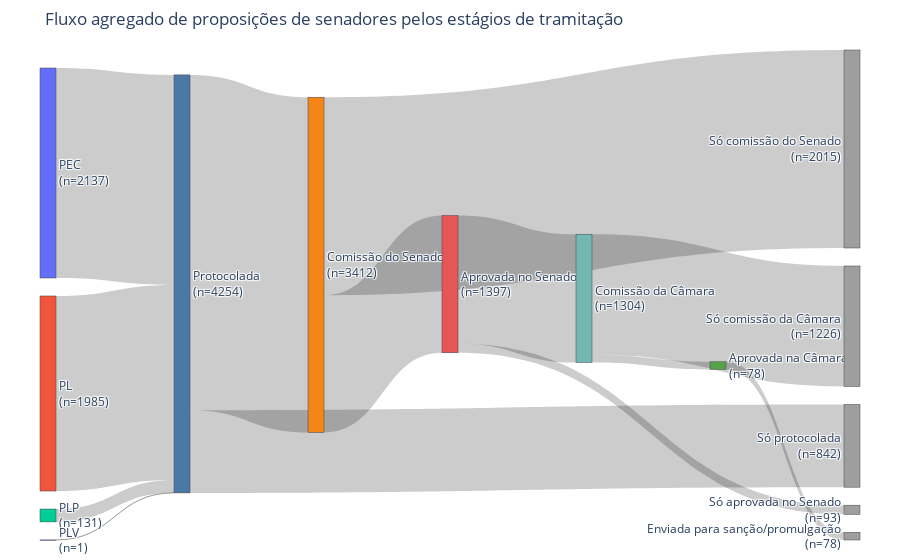

The notebook cell saved with this chart:
### Code cell
import plotly.graph_objects as go
from plotly.colors import qualitative as qualitative_colors
import itertools

# IDs internos dos estágios
stage_order = ["filed", "committee-1", "floor-1", "committee-2", "floor-2"]
stage_to_idx = {stage: idx for idx, stage in enumerate(stage_order)}

# Mapeamento para nomes exibidos (estágios)
stage_display = {
    "filed": "Protocolada",
    "committee-1": "Comissão do Senado",
    "floor-1": "Aprovada no Senado",
    "committee-2": "Comissão da Câmara",
    "floor-2": "Aprovada na Câmara",
}

# Personalização dos rótulos de saída (final)
# - FINAL_SUFFIX define o sufixo padrão a ser anexado ao nome do estágio
# - FINAL_DISPLAY permite sobrescrever por estágio específico
FINAL_SUFFIX = " (final)"
FINAL_DISPLAY = {
    "filed": "Só protocolada",
    "committee-1": "Só comissão do Senado",
    "floor-1": "Só aprovada no Senado",
    "committee-2": "Só comissão da Câmara",
    "floor-2": "Enviada para sanção/promulgação",
}

# Separador de linha para rótulos do Plotly
LINE_BREAK = "<br>"

flow_source_df = senate_bill_df.dropna(subset=["billtype", "score_label"]).copy()
flow_source_df = flow_source_df[flow_source_df["score_label"].isin(stage_order)].copy()
flow_source_df["stage_index"] = flow_source_df["score_label"].map(stage_to_idx)

if flow_source_df.empty:
    print("Nenhuma proposição do Senado com os estágios informados.")
else:
    final_stage_counts = (
        flow_source_df.groupby(["billtype", "stage_index"], as_index=False)
        .size()
        .rename(columns={"size": "count"})
    )

    stage_counts_pivot = (
        final_stage_counts.pivot(index="billtype", columns="stage_index", values="count")
        .fillna(0)
        .astype(int)
        .reindex(columns=range(len(stage_order)), fill_value=0)
    )

    if stage_counts_pivot.empty:
        print("Nenhuma proposição do Senado com os estágios informados.")
    else:
        billtypes = stage_counts_pivot.index.tolist()
        billtypes.sort(key=lambda bt: stage_counts_pivot.loc[bt].sum(), reverse=True)

        total_per_type = stage_counts_pivot.sum(axis=1).astype(int)
        final_counts_by_stage = stage_counts_pivot.sum(axis=0).astype(int)
        survivors_by_stage = final_counts_by_stage.iloc[::-1].cumsum().iloc[::-1].astype(int)

        stage_reached_counts = {
            stage_order[idx]: int(survivors_by_stage.iloc[idx])
            for idx in range(len(stage_order))
        }
        final_counts_map = {
            stage_order[idx]: int(final_counts_by_stage.iloc[idx])
            for idx in range(len(stage_order))
        }

        node_labels_internal = []  # manter rótulos internos para o grafo
        node_index = {}

        def ensure_node(label: str):
            if label not in node_index:
                node_index[label] = len(node_labels_internal)
                node_labels_internal.append(label)
            return node_index[label]

        # Tipo das proposições (origem) -> estágio 'filed'
        for billtype in billtypes:
            ensure_node(billtype)

        # Nós dos estágios agregados
        for stage in stage_order:
            ensure_node(stage)

        # Nós finais ("saídas") por estágio
        for stage in stage_order:
            ensure_node(f"{stage} (final)")

        sources = []
        targets = []
        values = []
        link_custom = []

        def pretty_stage(internal: str) -> str:
            # Converte identificador interno para nome exibido
            return stage_display.get(internal, internal)

        def pretty_final(internal_stage: str) -> str:
            # Nome exibido para nós finais; permite override por estágio
            return FINAL_DISPLAY.get(internal_stage, f"{pretty_stage(internal_stage)}{FINAL_SUFFIX}")

        def pretty_label(label: str) -> str:
            if label.endswith("(final)"):
                base = label[:-8].strip()
                return pretty_final(base)
            elif label in stage_order:
                return pretty_stage(label)
            else:
                return label  # billtype

        def label_with_count(label: str) -> str:
            if label.endswith("(final)"):
                base = label[:-8].strip()
                count = final_counts_map.get(base, 0)
                return f"{pretty_final(base)}{LINE_BREAK}(n={count})"
            if label in stage_order:
                count = stage_reached_counts.get(label, 0)
                return f"{pretty_stage(label)}{LINE_BREAK}(n={count})"
            if label in total_per_type.index:
                count = int(total_per_type.loc[label])
                return f"{label}{LINE_BREAK}(n={count})"
            return pretty_label(label)

        def add_link(src_label: str, tgt_label: str, value: int):
            value = int(value)
            if value <= 0:
                return
            sources.append(node_index[src_label])
            targets.append(node_index[tgt_label])
            values.append(value)
            link_custom.append(f"{pretty_label(src_label)} → {pretty_label(tgt_label)}: {value}")

        # Fluxo inicial: cada tipo alimenta 'filed'
        filed_stage = stage_order[0]
        for billtype in billtypes:
            count = int(total_per_type.loc[billtype])
            add_link(billtype, filed_stage, count)

        # Para cada estágio: saída final + sobreviventes para o próximo
        for idx, stage in enumerate(stage_order):
            final_here = int(final_counts_by_stage.iloc[idx])
            add_link(stage, f"{stage} (final)", final_here)
            if idx < len(stage_order) - 1:
                survivors_next = int(survivors_by_stage.iloc[idx + 1])
                next_stage = stage_order[idx + 1]
                add_link(stage, next_stage, survivors_next)

        # Cores dos tipos
        palette_cycle = itertools.cycle(qualitative_colors.Plotly)
        type_color = {billtype: next(palette_cycle) for billtype in billtypes}

        # Paleta de estágios
        stage_palette = ["#4C78A8", "#F58518", "#E45756", "#72B7B2", "#54A24B"]
        stage_color_map = {stage: stage_palette[idx % len(stage_palette)] for idx, stage in enumerate(stage_order)}

        def base_of(label: str) -> str:
            if label.endswith("(final)"):
                return label[:-8].strip()
            return label

        node_colors = []
        for label in node_labels_internal:
            base = base_of(label)
            if base in type_color:
                node_colors.append(type_color[base])
            elif base in stage_color_map and not label.endswith("(final)"):
                node_colors.append(stage_color_map[base])
            elif label.endswith("(final)"):
                node_colors.append("#9e9e9e")
            else:
                node_colors.append("#BBBBBB")

        # Rótulos exibidos (mapeados)
        display_labels = [label_with_count(lbl) for lbl in node_labels_internal]

        sankey_fig = go.Figure(
            data=[
                go.Sankey(
                    node=dict(
                        label=display_labels,
                        pad=18,
                        thickness=16,
                        color=node_colors,
                    ),
                    link=dict(
                        source=sources,
                        target=targets,
                        value=values,
                        hovertemplate="%{customdata}<extra></extra>",
                        customdata=link_custom,
                    ),
                )
            ]
        )

        sankey_fig.update_layout(
            title_text="Fluxo agregado de proposições de senadores pelos estágios de tramitação",
            font=dict(size=12),
            margin=dict(l=40, r=40, t=50, b=20),
        )
        sankey_fig.show()

### Figure 1 — Plotly figure (JSON) as saved in the notebook; plotly's stock layout.template omitted (floating-point values rounded to 4 significant figures)
{"data": [{"link": {"customdata": ["PEC → Protocolada: 2137", "PL → Protocolada: 1985", "PLP → Protocolada: 131", "PLV → Protocolada: 1", "Protocolada → Só protocolada: 842", "Protocolada → Comissão do Senado: 3412", "Comissão do Senado → Só comissão do Senado: 2015", "Comissão do Senado → Aprovada no Senado: 1397", "Aprovada no Senado → Só aprovada no Senado: 93", "Aprovada no Senado → Comissão da Câmara: 1304", "Comissão da Câmara → Só comissão da Câmara: 1226", "Comissão da Câmara → Aprovada na Câmara: 78", "Aprovada na Câmara → Enviada para sanção/promulgação: 78"], "hovertemplate": "%{customdata}<extra></extra>", "source": [0, 1, 2, 3, 4, 4, 5, 5, 6, 6, 7, 7, 8], "target": [4, 4, 4, 4, 9, 5, 10, 6, 11, 7, 12, 8, 13], "value": [2137, 1985, 131, 1, 842, 3412, 2015, 1397, 93, 1304, 1226, 78, 78]}, "node": {"color": ["#636EFA", "#EF553B", "#00CC96", "#AB63FA", "#4C78A8", "#F58518", "#E45756", "#72B7B2", "#54A24B", "#9e9e9e", "#9e9e9e", "#9e9e9e", "#9e9e9e", "#9e9e9e"], "label": ["PEC<br>(n=2137)", "PL<br>(n=1985)", "PLP<br>(n=131)", "PLV<br>(n=1)", "Protocolada<br>(n=4254)", "Comissão do Senado<br>(n=3412)", "Aprovada no Senado<br>(n=1397)", "Comissão da Câmara<br>(n=1304)", "Aprovada na Câmara<br>(n=78)", "Só protocolada<br>(n=842)", "Só comissão do Senado<br>(n=2015)", "Só aprovada no Senado<br>(n=93)", "Só comissão da Câmara<br>(n=1226)", "Enviada para sanção/promulgação<br>(n=78)"], "pad": 18, "thickness": 16}, "type": "sankey"}], "layout": {"font": {"size": 12}, "margin": {"b": 20, "l": 40, "r": 40, "t": 50}, "title": {"text": "Fluxo agregado de proposições de senadores pelos estágios de tramitação"}}}
